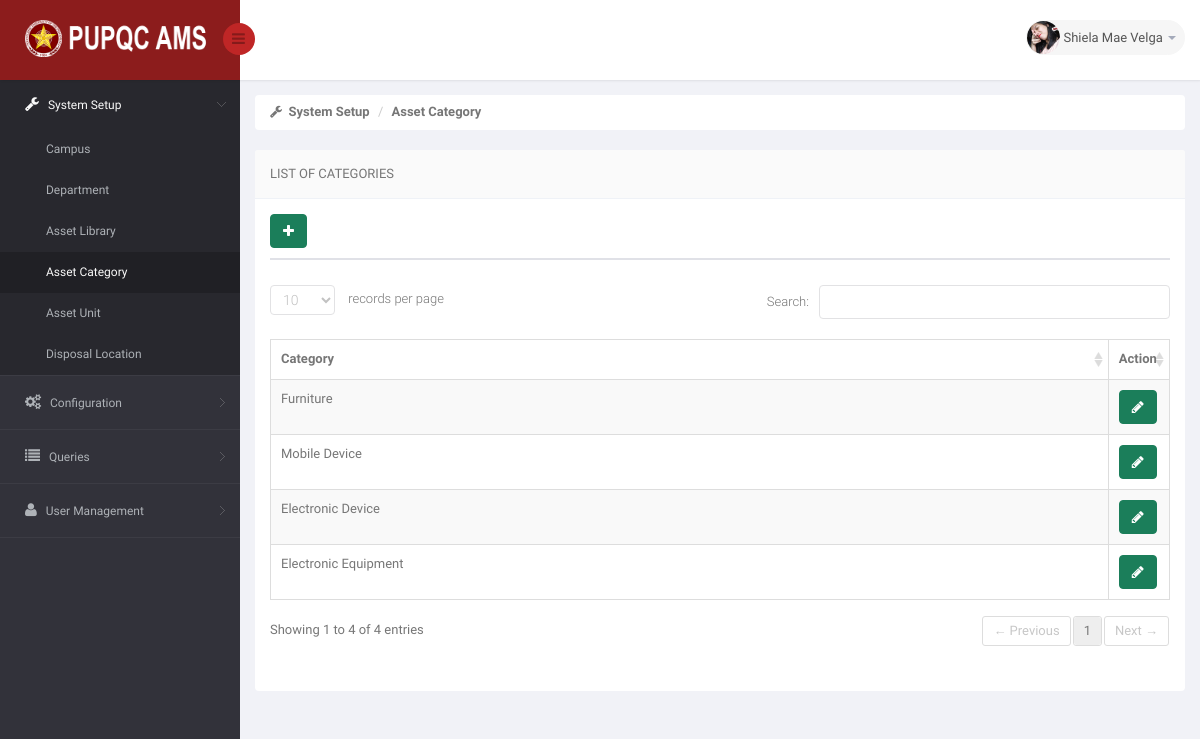
The app's page /DIR/Administrator/ADAssetCategory.php (signed in) with its own data.
### tables this page shows
CREATE TABLE `ams_r_user` (
  `U_USERNAME` varchar(25) NOT NULL,
  `U_PASSWORD` varchar(150) NOT NULL,
  `U_ROLE_CODE` varchar(30) NOT NULL,
  `EP_ID` int(11) NOT NULL
);

CREATE TABLE `ams_r_employee_profile` (
  `EP_ID` int(11) NOT NULL,
  `EP_FNAME` varchar(50) NOT NULL,
  `EP_MNAME` varchar(35) DEFAULT NULL,
  `EP_LNAME` varchar(35) NOT NULL,
  `EP_GENDER` varchar(10) NOT NULL,
  `EP_MOBILE` char(11) DEFAULT NULL,
  `EP_EMAIL` varchar(75) NOT NULL,
  `EP_TYPE` varchar(50) NOT NULL,
  `EP_STATUS` varchar(10) NOT NULL DEFAULT 'Active',
  `EP_PICTURE` varchar(200) NOT NULL DEFAULT '	images/EmployePictures/default.png	',
  `O_ID` int(11) DEFAULT NULL
);

CREATE TABLE `ams_r_asset_category` (
  `AC_ID` int(11) NOT NULL,
  `AC_NAME` varchar(30) NOT NULL
);

### DIR/Administrator/ADAssetCategory.php (the view, shortened to what this page needs)
<!DOCTYPE html>
<html lang="en">
<head>
    <link href="../../bs3/css/bootstrap.min.css" rel="stylesheet">
    <link href="../../css/bootstrap-reset.css" rel="stylesheet">
    <link href="../../font-awesome/css/font-awesome.css" rel="stylesheet" />
    <link href="../../js/advanced-datatable/css/demo_page.css" rel="stylesheet" />
    <link href="../../js/advanced-datatable/css/demo_table.css" rel="stylesheet" />
    <link rel="stylesheet" href="../../js/data-tables/DT_bootstrap.css" />
    <link href="../../css/style.css" rel="stylesheet">
    <link href="../../css/style-responsive.css" rel="stylesheet" />
    <link href="../../js/iCheck/skins/minimal/minimal.css" rel="stylesheet">
    <link href="../../js/iCheck/skins/minimal/red.css" rel="stylesheet">
    <link href="../../js/iCheck/skins/minimal/green.css" rel="stylesheet">
    <link href="../../js/iCheck/skins/minimal/blue.css" rel="stylesheet">
    <link href="../../js/iCheck/skins/minimal/yellow.css" rel="stylesheet">
    <link href="../../js/iCheck/skins/minimal/purple.css" rel="stylesheet">
    <link href="../../js/iCheck/skins/square/square.css" rel="stylesheet">
    <link href="../../js/iCheck/skins/square/red.css" rel="stylesheet">
    <link href="../../js/iCheck/skins/square/green.css" rel="stylesheet">
    <link href="../../js/iCheck/skins/square/blue.css" rel="stylesheet">
    <link href="../../js/iCheck/skins/square/yellow.css" rel="stylesheet">
    <link href="../../js/iCheck/skins/square/purple.css" rel="stylesheet">
    <link href="../../js/iCheck/skins/flat/grey.css" rel="stylesheet">
    <link href="../../js/iCheck/skins/flat/red.css" rel="stylesheet">
    <link href="../../js/iCheck/skins/flat/green.css" rel="stylesheet">
    <link href="../../js/iCheck/skins/flat/blue.css" rel="stylesheet">
    <link href="../../js/iCheck/skins/flat/yellow.css" rel="stylesheet">
    <link href="../../js/iCheck/skins/flat/purple.css" rel="stylesheet">
    <link rel="stylesheet" type="text/css" href="../../js/select2/select2.css" />
    <link rel="stylesheet" type="text/css" href="../../js/bootstrap-daterangepicker/daterangepicker-bs3.css" />
    <link rel="stylesheet" type="text/css" href="../../js/bootstrap-datetimepicker/css/datetimepicker.css" />
    <link rel="stylesheet" type="text/css" href="../../js/bootstrap-datepicker/css/datepicker.css" />
    <link href="../../js/plugins/sweetalert/sweetalert.css" type="text/css" rel="stylesheet" media="screen,projection">
</head>
<body>
<section id="container" >
<header class="header fixed-top clearfix">
<div class="brand">
    <a href="ADCampus.php" class="logo">
        <img src="../../images/pupqcnew.png" style="width: 193px; height: 37px;" alt="">
    </a>
    <div class="sidebar-toggle-box">
        <div class="fa fa-bars"></div>
    </div>
</div>
<div class="top-nav clearfix">
    <ul class="nav pull-right top-menu">
        <li class="dropdown">
            <a data-toggle="dropdown" class="dropdown-toggle" href="#">
                <?php
                    include('../Connection/db.php');
                    $sql = "SELECT * FROM ams_r_employee_profile AS EP JOIN ams_r_user AS U ON U.EP_ID = EP.EP_ID WHERE U.U_USERNAME = '".$_SESSION['myuser']."'";
                    $result = mysqli_query($connection, $sql);
                    while ($row = mysqli_fetch_array($result))
                    {
                      $pic = $row['EP_PICTURE'];
                      echo '<img alt="" src="../../'.$pic.'" alt="" >';
                    }
                  ?>
                <span class="username"> <?php echo $_SESSION['mysesi']; ?> </span>
                <b class="caret"></b>
            </a>
        </li>
    </ul>
</div>
</header>
<aside>
    <div id="sidebar" class="nav-collapse">
        <div class="leftside-navigation">
            <ul class="sidebar-menu" id="nav-accordion">
                <li class="sub-menu">
                    <a href="javascript:;" class="active">
                        <i class="fa fa-wrench"></i>
                        <span>System Setup</span>
                    </a>
                    <ul class="sub">
                        <li><a href="ADCampus.php">Campus</a></li>
                        <li><a href="ADDepartment.php">Department</a></li>
                        <li><a href="ADAssetType.php">Asset Library</a></li>
                        <li class="active"><a href="ADAssetCategory.php">Asset Category</a></li>
                        <li><a href="ADAssetUnit.php">Asset Unit</a></li>
                        <li><a href="ADRequestingPerson.php">Disposal Location</a></li>
                    </ul>
                </li>
                <li class="sub-menu">
                    <a href="javascript:;">
                        <i class="fa fa-gears"></i>
                        <span>Configuration</span>
                    </a>
                </li>
                <li class="sub-menu">
                    <a href="javascript:;">
                        <i class="fa fa-list"></i>
                        <span>Queries</span>
                    </a>
                </li>
                <li class="sub-menu">
                    <a href="javascript:;">
                        <i class="fa fa-user"></i>
                        <span>User Management</span>
                    </a>
                </li>
            </ul>
        </div>
    </div>
</aside>
    <section id="main-content">
        <section class="wrapper">
            <div class="row">
                <div class="col-md-12">
                    <ul class="breadcrumb">
                        <li><i class="fa fa-wrench"></i><strong> &nbsp;System Setup</strong></li>
                        <li><strong>Asset Category</strong></li>
                    </ul>
                </div>
            </div>
            <div class="row">
                <div class="col-sm-12">
                    <section class="panel">
                        <header class="panel-heading">
                            List of Categories
                        </header>
                        <div class="panel-body">
                            <div class="row">
                                <div class="col-md-12">
                                    <a data-toggle="modal" class="btn btn-success" href="#myModalAdd"><i class="fa fa-plus" style="font-color"></i></a>
                                </div>
                            </div>
                            <div class="row">
                                <div class="col-md-12">
                                    <div style="padding: 1px; margin-bottom: 10px; margin-top: 10px; background-color: #E0E1E7;">
                                    </div>
                                </div>
                            </div>
                            <div class="adv-table">
                                <table  class="display table table-bordered table-striped tblCampusData" id="dynamic-table">
                                    <thead>
                                        <tr>
                                            <th style="width: 900px">Category</th>
                                            <th style="width: 70px">Action</th>
                                        </tr>
                                    </thead>
                                    <tbody>
                                    <?php
                                        $sql = "SELECT * FROM ams_r_asset_category";
                                        $result = mysqli_query($connection, $sql) or die("Bad Query: $sql");
                                        while($row = mysqli_fetch_assoc($result))
                                            {
                                              $id = $row['AC_ID'];
                                              $cat = $row['AC_NAME'];
                                    ?>
                                        <tr class="gradeX"">
                                            <td> <?php echo $cat; ?> </td>
                                            <td>
                                                <a data-toggle="modal" class="btn btn-success updateCampus" href="#myModalUpdate<?php echo $id ?>"><i class="fa fa-pencil"></i></a>
                                            </td>
                                        </tr>
                                    <?php
                                        }
                                    ?>
                                    </tbody>
                                </table>
                            </div>
                        </div>
                    </section>
                </div>
            </div>
        </section>
    </section>
</section>
</body>
</html>

### js/advanced-datatable/css/demo_table.css (style rules this page uses)
table.display { margin: 0 auto; clear: both; width: 100%; }
table.display thead th { padding: 3px 18px 3px 10px; border-bottom: 1px solid black; font-weight: bold; cursor: pointer; * cursor: hand; }
table.display td { padding: 3px 10px; }
.sorting { background: url('../images/sort_both.png') no-repeat center right; }
table.display tr.odd.gradeX { background-color: #ffdddd; }
table.display tr.even.gradeX { background-color: #ffeeee; }
tr.odd { background-color: #F9F9F9; }
tr.even { background-color: white; }
table.display tr.gradeX { background-color: #ffdddd; }

### records on screen
ams_r_user: EP_ID.EP_PICTURE (picture)
ams_r_asset_category: AC_NAME "Electronic Equipment"
ams_r_asset_category: AC_NAME "Electronic Device"
ams_r_asset_category: AC_NAME "Mobile Device"
ams_r_asset_category: AC_NAME "Furniture"

### other values on screen
$_SESSION['mysesi'] "Shiela Mae Velga"
